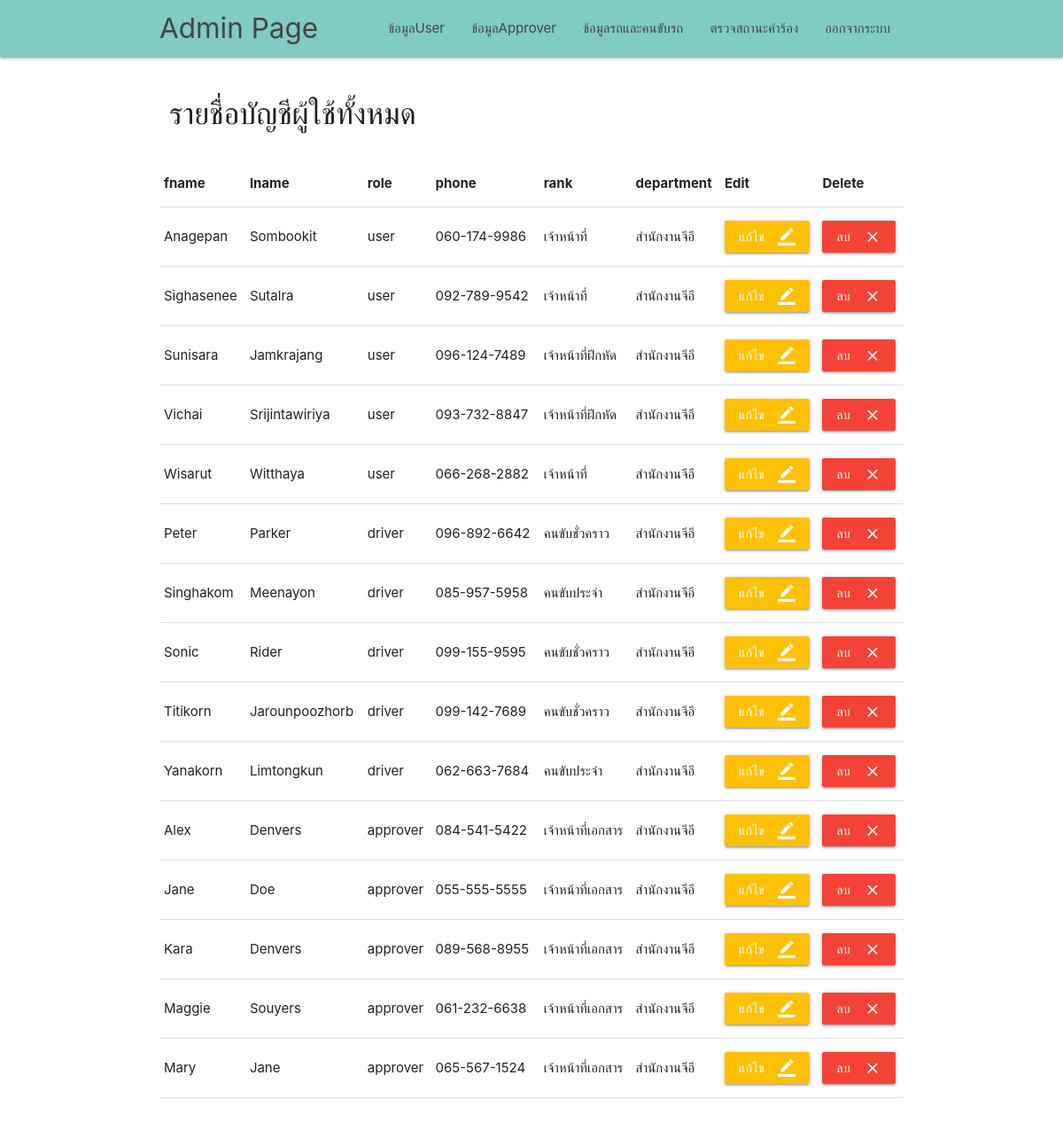
The page /admin/admin_page.php (signed in) on the database its author committed.
### tables this page shows
CREATE TABLE `user` (
  `id` varchar(255) NOT NULL,
  `password` text NOT NULL,
  `fname` text NOT NULL,
  `lname` text NOT NULL,
  `role` text NOT NULL,
  `email` text NOT NULL,
  `phone` text NOT NULL,
  `rank` text NOT NULL,
  `department` text NOT NULL
);

### admin/admin_page.php (the view, shortened to what this page needs)
<?php
require '../server/server.php';
$sql = "SELECT * FROM user WHERE user.role != 'admin' ORDER BY user.role DESC,user.fname ASC";
$result = mysqli_query($connect, $sql);
?>
<!DOCTYPE html>
<html lang="en">
<head>
    <link href="../css/materialize.css" type="text/css" rel="stylesheet" media="screen,projection" />
    <link href="../css/style.css" type="text/css" rel="stylesheet" media="screen,projection" />
</head>
<body>
    <nav class="teal lighten-3" role="navigation">
        <div class="nav-wrapper container">
            <a id="logo-container" href="admin_page.php" class="brand-logo">Admin Page</a>
            <ul class="right hide-on-med-and-down">
                <li><a href="show_user.php">ข้อมูลUser</a></li>
                <li><a href="show_approver.php">ข้อมูลApprover</a></li>
                <li><a href="show_driver_car.php">ข้อมูลรถและคนขับรถ</a></li>
                <li><a href="request_form.php">ตรวจสถานะคำร้อง</a></li>
                <li><a href="../login.php">ออกจากระบบ</a></li>
            </ul>
        </div>
    </nav>
    <div class="container">
        <br>
        <div class="row">
            <div class="col 6">
                <h4>รายชื่อบัญชีผู้ใช้ทั้งหมด</h4>
            </div>
            <br>
        </div>
        <table class="responsive-table">
            <thead>
                <tr>
                    <th>fname</th>
                    <th>lname</th>
                    <th>role</th>
                    <th>phone</th>
                    <th>rank</th>
                    <th>department</th>
                    <th>Edit</th>
                    <th>Delete</th>
                </tr>
            </thead>
            <tbody>
                <?php while ($row = mysqli_fetch_array($result)) {  ?>
                    <tr>
                        <td><?php echo $row['fname'] ?></td>
                        <td><?php echo $row['lname'] ?></td>
                        <td><?php echo $row['role'] ?></td>
                        <td><?php echo $row['phone'] ?></td>
                        <td><?php echo $row['rank'] ?></td>
                        <td><?php echo $row['department'] ?></td>
                        <td>
                        <a href="form_edit_user.php?user=<?php echo base64_encode($row['id']) ?>&?!@#^!=<?php echo base64_encode("ASFEBHRWHRYNRaefgqwm98456") ?>">
                                    <button type="submit" form="ee" class="btn amber darken-4-effect amber darken-4-light">แก้ไข
                                        <i class="material-icons right">border_color</i>
                                    </button>
                                </a>
                        </td>
                        <td>
                            <a>
                                <button id="lob" type="submit" form="ee" class="btn red accent-4-effect red accent-4-light">ลบ
                                    <i class="material-icons right">close</i>
                                </button>
                            </a>
                        </td>
                    </tr>
                <?php } ?>
            </tbody>
        </table>
        <br><br><br>
    </div>
</body>
</html>

### css/style.css (style rules this page uses)
nav ul a, nav .brand-logo { color: #444; }

### admin/admin_page.php (style rules this page uses)
#lob { background-color: red; }

### rows shown on the page
user: fname "Anagepan", lname "Sombookit", role "user", phone "060-174-9986", rank "เจ้าหน้าที่", department "สำนักงานจีอี"
user: fname "Sighasenee", lname "Sutalra", role "user", phone "092-789-9542", rank "เจ้าหน้าที่", department "สำนักงานจีอี"
user: fname "Sunisara", lname "Jamkrajang", role "user", phone "096-124-7489", rank "เจ้าหน้าที่ฝึกหัด", department "สำนักงานจีอี"
user: fname "Vichai", lname "Srijintawiriya", role "user", phone "093-732-8847", rank "เจ้าหน้าที่ฝึกหัด", department "สำนักงานจีอี"
user: fname "Wisarut", lname "Witthaya", role "user", phone "066-268-2882", rank "เจ้าหน้าที่", department "สำนักงานจีอี"
user: fname "Peter", lname "Parker", role "driver", phone "096-892-6642", rank "คนขับชั่วคราว", department "สำนักงานจีอี"
user: fname "Singhakom", lname "Meenayon", role "driver", phone "085-957-5958", rank "คนขับประจำ", department "สำนักงานจีอี"
user: fname "Sonic", lname "Rider", role "driver", phone "099-155-9595", rank "คนขับชั่วคราว", department "สำนักงานจีอี"
user: fname "Titikorn", lname "Jarounpoozhorb", role "driver", phone "099-142-7689", rank "คนขับชั่วคราว", department "สำนักงานจีอี"
user: fname "Yanakorn", lname "Limtongkun", role "driver", phone "062-663-7684", rank "คนขับประจำ", department "สำนักงานจีอี"
user: fname "Alex", lname "Denvers", role "approver", phone "084-541-5422", rank "เจ้าหน้าที่เอกสาร", department "สำนักงานจีอี"
user: fname "Jane", lname "Doe", role "approver", phone "055-555-5555", rank "เจ้าหน้าที่เอกสาร", department "สำนักงานจีอี"
user: fname "Kara", lname "Denvers", role "approver", phone "089-568-8955", rank "เจ้าหน้าที่เอกสาร", department "สำนักงานจีอี"
user: fname "Maggie", lname "Souyers", role "approver", phone "061-232-6638", rank "เจ้าหน้าที่เอกสาร", department "สำนักงานจีอี"
user: fname "Mary", lname "Jane", role "approver", phone "065-567-1524", rank "เจ้าหน้าที่เอกสาร", department "สำนักงานจีอี"
